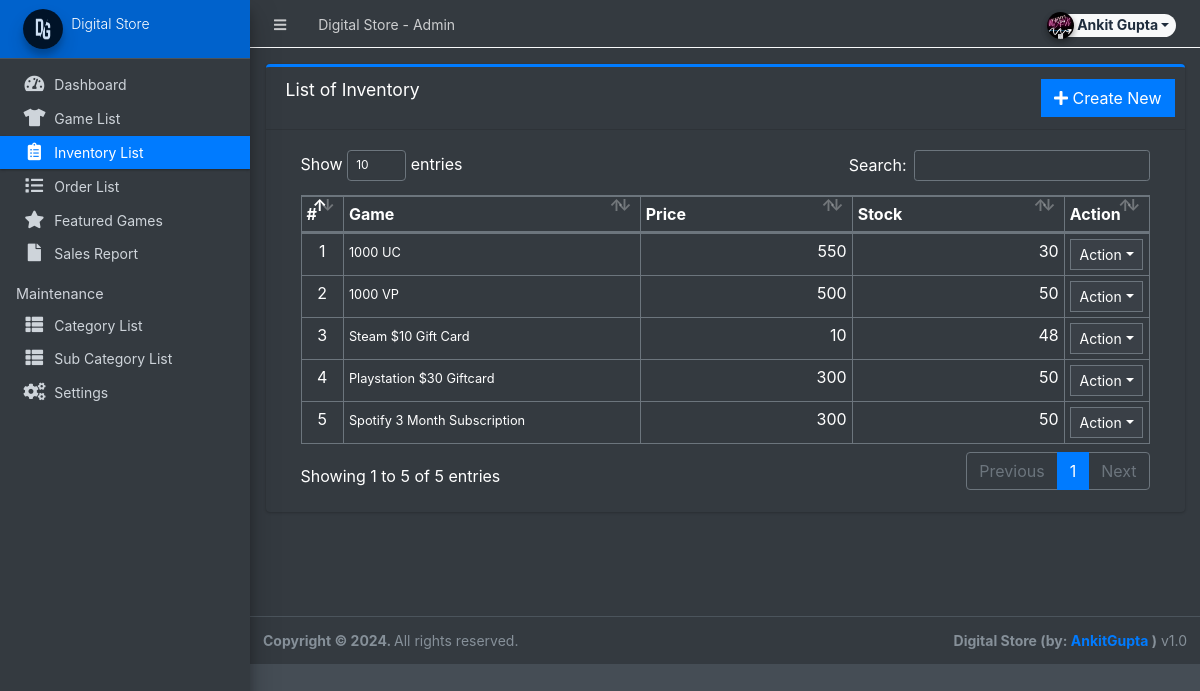
Screenshot of /admin/?page=inventory (signed in) with the database file from the repository.
### tables this page shows
CREATE TABLE `inventory` (
  `id` int(30) NOT NULL,
  `product_id` int(30) NOT NULL,
  `quantity` double NOT NULL,
  `price` float NOT NULL,
  `date_created` datetime NOT NULL DEFAULT current_timestamp(),
  `date_updated` datetime DEFAULT NULL ON UPDATE current_timestamp()
);

CREATE TABLE `products` (
  `id` int(30) NOT NULL,
  `category_id` int(30) NOT NULL,
  `sub_category_id` int(30) NOT NULL,
  `title` varchar(250) NOT NULL,
  `description` text NOT NULL,
  `status` tinyint(1) NOT NULL DEFAULT 1,
  `date_created` datetime NOT NULL DEFAULT current_timestamp()
);

### config.php (called while the page is built, shortened)
<?php
require_once('classes/DBConnection.php');
require_once('classes/SystemSettings.php');
function validate_image($file){
	if(!empty($file)){
		if(is_file(base_app.$file)){
			return base_url.$file;
		}else{
			return base_url.'uploads/no-img.png';
		}
	}else{
		return base_url.'uploads/no-img.png';
	}
}
function isMobileDevice(){
    $aMobileUA = array(
        '/iphone/i' => 'iPhone',
        '/ipod/i' => 'iPod',
        '/ipad/i' => 'iPad',
        '/android/i' => 'Android',
        '/blackberry/i' => 'BlackBerry',
        '/webos/i' => 'Mobile'
    );
    return false;
}
?>

### classes/DBConnection.php (called while the page is built, shortened)
<?php
class DBConnection{
    private $host = DB_SERVER;
    private $username = DB_USERNAME;
    private $password = DB_PASSWORD;
    private $database = DB_NAME;
    public $conn;
    public function __construct(){
        if (!isset($this->conn)) {
            $this->conn = new mysqli($this->host, $this->username, $this->password, $this->database);
        }
    }
}
?>

### classes/SystemSettings.php (called while the page is built, shortened)
<?php
class SystemSettings extends DBConnection{
	function userdata($field = ''){
		if(!empty($field)){
			if(isset($_SESSION['userdata'][$field]))
				return $_SESSION['userdata'][$field];
			else
				return null;
		}else{
			return false;
		}
	}
	function info($field=''){
		if(!empty($field)){
			if(isset($_SESSION['system_info'][$field]))
				return $_SESSION['system_info'][$field];
			else
				return false;
		}else{
			return false;
		}
	}
}
$_settings = new SystemSettings();
?>

### admin/inventory/index.php (the view, shortened to what this page needs)
<div class="card card-outline card-primary">
	<div class="card-header">
		<h3 class="card-title">List of Inventory</h3>
		<div class="card-tools">
			<a href="?page=inventory/manage_inventory" class="btn btn-flat btn-primary"><span class="fas fa-plus"></span>  Create New</a>
		</div>
	</div>
	<div class="card-body">
		<div class="container-fluid">
        <div class="container-fluid">
			<table class="table table-bordered table-stripped">
				<colgroup>
					<col width="5%">
					<col width="35%">
					<col width="25%">
					<col width="25%">
					<col width="10%">
				</colgroup>
				<thead>
					<tr>
						<th>#</th>
						<th>Game</th>
						<th>Price</th>
						<th>Stock</th>
						<th>Action</th>
					</tr>
				</thead>
				<tbody>
					<?php
					$i = 1;
						$qry = $conn->query("SELECT i.*,p.title as product from `inventory` i inner join `products` p on p.id = i.product_id order by unix_timestamp(i.date_created) desc ");
						while($row = $qry->fetch_assoc()):
						$sold = $conn->query("SELECT SUM(ol.quantity) as sold FROM order_list ol inner join orders o on o.id = ol.order_id where ol.product_id='{$row['id']}' and o.`status` != 4 ");
						$sold = $sold->num_rows > 0 ? $sold->fetch_assoc()['sold'] : 0;
						$avail = $row['quantity'] - $sold;
						foreach($row as $k=> $v){
							$row[$k] = trim(stripslashes($v));
						}
					?>
						<tr>
							<td class="text-center"><?php echo $i++; ?></td>
							<td>
								<p class="m-0"><small><?php echo $row['product'] ?></small></p>
							</td>
							<td class="text-right"><?php echo number_format($row['price']) ?></td>
							<td class="text-right"><?php echo $avail ?></td>
							<td align="center">
								 <button type="button" class="btn btn-flat btn-default btn-sm dropdown-toggle dropdown-icon" data-toggle="dropdown">
				                  		Action
				                  </button>
							</td>
						</tr>
					<?php endwhile; ?>
				</tbody>
			</table>
		</div>
		</div>
	</div>
</div>

### admin/inc/header.php (shortened to what this page needs)
<head>
    <link rel="stylesheet" href="<?php echo base_url ?>plugins/fontawesome-free/css/all.min.css">
    <link rel="stylesheet" href="<?php echo base_url ?>plugins/tempusdominus-bootstrap-4/css/tempusdominus-bootstrap-4.min.css">
  <link rel="stylesheet" href="<?php echo base_url ?>plugins/datatables-bs4/css/dataTables.bootstrap4.min.css">
  <link rel="stylesheet" href="<?php echo base_url ?>plugins/datatables-responsive/css/responsive.bootstrap4.min.css">
  <link rel="stylesheet" href="<?php echo base_url ?>plugins/datatables-buttons/css/buttons.bootstrap4.min.css">
  <link rel="stylesheet" href="<?php echo base_url ?>plugins/select2/css/select2.min.css">
  <link rel="stylesheet" href="<?php echo base_url ?>plugins/select2-bootstrap4-theme/select2-bootstrap4.min.css">
    <link rel="stylesheet" href="<?php echo base_url ?>plugins/icheck-bootstrap/icheck-bootstrap.min.css">
    <link rel="stylesheet" href="<?php echo base_url ?>plugins/jqvmap/jqvmap.min.css">
    <link rel="stylesheet" href="<?php echo base_url ?>dist/css/adminlte.css">
    <link rel="stylesheet" href="<?php echo base_url ?>dist/css/custom.css">
    <link rel="stylesheet" href="<?php echo base_url ?>plugins/overlayScrollbars/css/OverlayScrollbars.min.css">
    <link rel="stylesheet" href="<?php echo base_url ?>plugins/daterangepicker/daterangepicker.css">
    <link rel="stylesheet" href="<?php echo base_url ?>plugins/summernote/summernote-bs4.min.css">
  <link rel="stylesheet" href="<?php echo base_url ?>plugins/sweetalert2-theme-bootstrap-4/bootstrap-4.min.css">
  </head>

### admin/inc/topBarNav.php (shortened to what this page needs)
<nav class="main-header navbar navbar-expand navbar-dark border border-light border-top-0  border-left-0 border-right-0 navbar-light text-sm">
  <ul class="navbar-nav">
    <li class="nav-item">
    <a class="nav-link" data-widget="pushmenu" href="#" role="button"><i class="fas fa-bars"></i></a>
    </li>
    <li class="nav-item d-none d-sm-inline-block">
      <a href="<?php echo base_url ?>" class="nav-link"><?php echo (!isMobileDevice()) ? $_settings->info('name'):$_settings->info('short_name'); ?> - Admin</a>
    </li>
  </ul>
  <ul class="navbar-nav ml-auto">
    <li class="nav-item">
      <div class="btn-group nav-link">
            <button type="button" class="btn btn-rounded badge badge-light dropdown-toggle dropdown-icon" data-toggle="dropdown">
              <span><img src="<?php echo validate_image($_settings->userdata('avatar')) ?>" class="img-circle elevation-2 user-img" alt="User Image"></span>
              <span class="ml-3"><?php echo ucwords($_settings->userdata('firstname').' '.$_settings->userdata('lastname')) ?></span>
            </button>
        </div>
    </li>
  </ul>
</nav>

### admin/inc/navigation.php (shortened to what this page needs)
<aside class="main-sidebar sidebar-dark-primary elevation-4 sidebar-no-expand">
  <a href="<?php echo base_url ?>admin" class="brand-link bg-primary text-sm">
  <img src="<?php echo validate_image($_settings->info('logo'))?>" alt="Store Logo" class="brand-image img-circle elevation-3" style="opacity: .8;width: 2.5rem;height: 2.5rem;max-height: unset">
  <span class="brand-text font-weight-light"><?php echo $_settings->info('short_name') ?></span>
  </a>
  <div class="sidebar os-host os-theme-light os-host-overflow os-host-overflow-y os-host-resize-disabled os-host-transition os-host-scrollbar-horizontal-hidden">
    <div class="os-content-glue" style="margin: 0px -8px; width: 249px; height: 646px;"></div>
    <div class="os-padding">
      <div class="os-viewport os-viewport-native-scrollbars-invisible" style="overflow-y: scroll;">
        <div class="os-content" style="padding: 0px 8px; height: 100%; width: 100%;">
          <nav class="mt-4">
             <ul class="nav nav-pills nav-sidebar flex-column text-sm nav-compact nav-flat nav-child-indent nav-collapse-hide-child" data-widget="treeview" role="menu" data-accordion="false">
              <li class="nav-item dropdown">
                <a href="./" class="nav-link nav-home">
                  <i class="nav-icon fas fa-tachometer-alt"></i>
                  <p>
                    Dashboard
                  </p>
                </a>
              </li>
              <li class="nav-item dropdown">
                <a href="<?php echo base_url ?>admin/?page=product" class="nav-link nav-product">
                  <i class="nav-icon fas fa-desktop"></i>
                  <p>
                    Game List
                  </p>
                </a>
              </li>
              <li class="nav-item dropdown">
                <a href="<?php echo base_url ?>admin/?page=inventory" class="nav-link nav-inventory">
                  <i class="nav-icon fas fa-clipboard-list"></i>
                  <p>
                    Inventory List
                  </p>
                </a>
              </li>
              <li class="nav-item dropdown">
                <a href="<?php echo base_url ?>admin/?page=orders" class="nav-link nav-orders">
                  <i class="nav-icon fas fa-list"></i>
                  <p>
                    Order List
                  </p>
                </a>
              </li>
              <li class="nav-item dropdown">
                <a href="<?php echo base_url ?>admin/?page=featured" class="nav-link nav-featured">
                  <i class="nav-icon fas fa-star"></i>
                  <p>
                    Featured Games
                  </p>
                </a>
              </li>
              <li class="nav-item dropdown">
                <a href="<?php echo base_url ?>admin/?page=sales" class="nav-link nav-sales">
                  <i class="nav-icon fas fa-file"></i>
                  <p>
                    Sales Report
                  </p>
                </a>
              </li>
              <li class="nav-header">Maintenance</li>
              <li class="nav-item dropdown">
                <a href="<?php echo base_url ?>admin/?page=maintenance/category" class="nav-link nav-maintenance/category">
                  <i class="nav-icon fas fa-th-list"></i>
                  <p>
                    Category List
                  </p>
                </a>
              </li>
              <li class="nav-item dropdown">
                <a href="<?php echo base_url ?>admin/?page=maintenance/sub_category" class="nav-link nav-maintenance/sub_category">
                  <i class="nav-icon fas fa-th-list"></i>
                  <p>
                    Sub Category List
                  </p>
                </a>
              </li>
              <li class="nav-item dropdown">
                <a href="<?php echo base_url ?>admin/?page=system_info" class="nav-link nav-system_info">
                  <i class="nav-icon fas fa-cogs"></i>
                  <p>
                    Settings
                  </p>
                </a>
              </li>
            </ul>
          </nav>
        </div>
      </div>
    </div>
  </div>
</aside>

### admin/inc/footer.php (shortened to what this page needs)
<footer class="main-footer text-sm">
        <strong>Copyright © <?php echo date('Y') ?>.
        </strong>
        All rights reserved.
        <div class="float-right d-none d-sm-inline-block">
          <b><?php echo $_settings->info('short_name') ?> (by: <a href="mailto:ankitstudenti@gmail.com" target="blank">AnkitGupta</a> )</b> v1.0
        </div>
      </footer>
    </div>

### admin/inc/topBarNav.php (style rules this page uses)
.user-img { position: absolute; height: 27px; width: 27px; object-fit: cover; left: -7%; top: -12%; }
.btn-rounded { border-radius: 50px; }

### rows the page displays
inventory: product.title "1000 UC", price "550", quantity "30"
inventory: product.title "1000 VP", price "500", quantity "50"
inventory: product.title "Steam $10 Gift Card", price "10", avail "48"
inventory: product.title "Playstation $30 Giftcard", price "300", quantity "50"
inventory: product "Spotify 3 Month Subscription", price "300", quantity "50"

### other values shown
$_settings->info('name') "Digital Store"
$_settings->userdata('firstname').' '.$_settings->userdata('lastname') "Ankit Gupta"
$_settings->info('short_name') "Digital Store"
